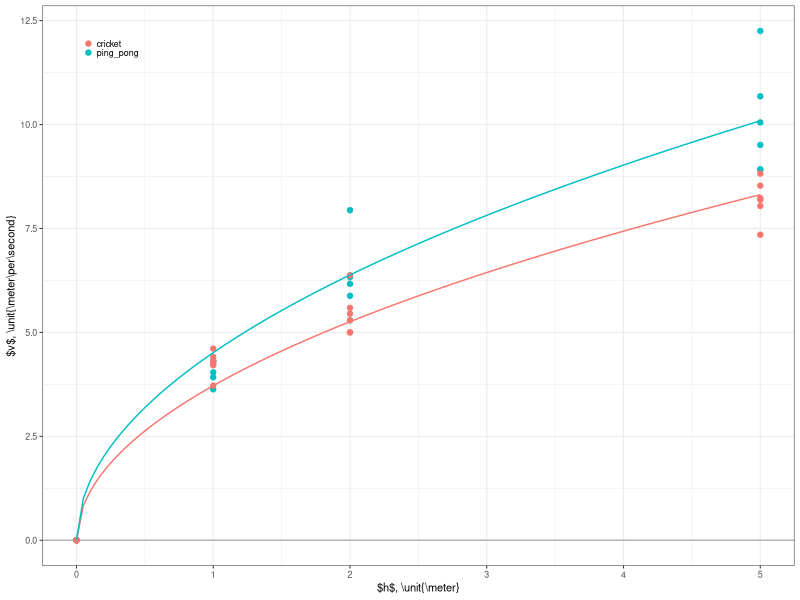

This figure's R source:
library(ggplot2)
library(dplyr)

raw <- read.csv('vdata.csv',header=TRUE)
data <- tibble(raw)

# prediction
v_predicted <- function(height_m,g){
  (2*g*height_m)^(0.5)
}


# make plots
fig <- ggplot(data)+
    geom_hline(yintercept=0,color='gray70')+
    geom_point(aes(x=height_m,y=v_ms,color=type))+
    geom_function(fun=v_predicted,args=list(g=6.91),color='#f8766d')+
    geom_function(fun=v_predicted,args=list(g=10.18),color='#00bfc4')+
    theme_bw(base_size=8)+
    xlab('$h$, \\unit{\\meter}')+
    ylab('$v$, \\unit{\\meter\\per\\second}')+
    theme(legend.position="inside",
	legend.position.inside=c(0.05,0.95),
	legend.justification.inside=c("left","top"),
	legend.key.spacing.y=unit(0,"pt"),
	legend.key.size=unit(4,"pt"),
	legend.title=element_blank())
	
# save the figure
ggsave("fig1.svg",plot=fig,width=3.4167,height=2,units="in")


# do stats to get g and compare
data <- data %>%
     select(type, height_m, v_ms) %>%
     mutate(vsquared=v_ms^2)
model1 <- lm(vsquared~height_m+0,data)
model2 <- lm(vsquared~height_m:type+0,data)
anova(model1,model2)

# get g for cricket versus ping pong cases
print(summary(lm(vsquared~height_m+0,filter(data,type=='ping_pong'))))
print(summary(lm(vsquared~height_m+0,filter(data,type=='cricket'))))
